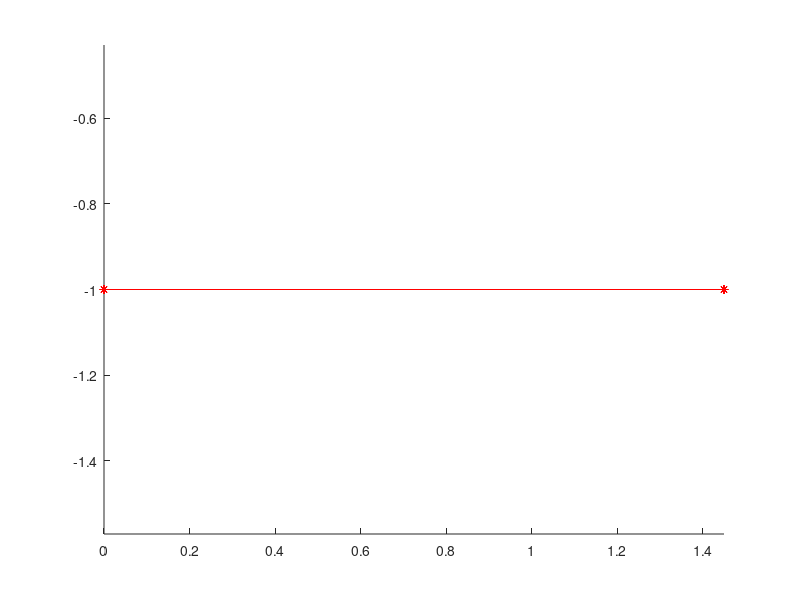

MATLAB code to generate this figure:
function plotLightCurtain()
    bottomLeft = [0, -1, -0.7971];
    topRight = [1.45, -1, 0];
    laserCenters = 0.1;
    laserArraySize = 1/laserCenters;
    laserStartPoint = zeros(laserArraySize, 3);
    laserEndPoint = zeros(laserArraySize, 3);
    
    for i = 1:laserArraySize
        z = bottomLeft(3) + (i-1) * laserCenters;
        laserStartPoint(i, :) = [bottomLeft(1), bottomLeft(2), z];
        laserEndPoint(i, :) = [topRight(1), topRight(2), z];
    end

    for i = 1 : laserArraySize           
        hold on;
        plot3(laserStartPoint(i, 1),laserStartPoint(i, 2),laserStartPoint(i, 3) ,'r*');
        plot3(laserEndPoint(i, 1),laserEndPoint(i, 2),laserEndPoint(i, 3) ,'r*');
        plot3([laserStartPoint(i, 1),laserEndPoint(i, 1)],[laserStartPoint(i, 2),laserEndPoint(i, 2)],[laserStartPoint(i, 3),laserEndPoint(i, 3)] ,'r');
        axis equal
    
    end
end